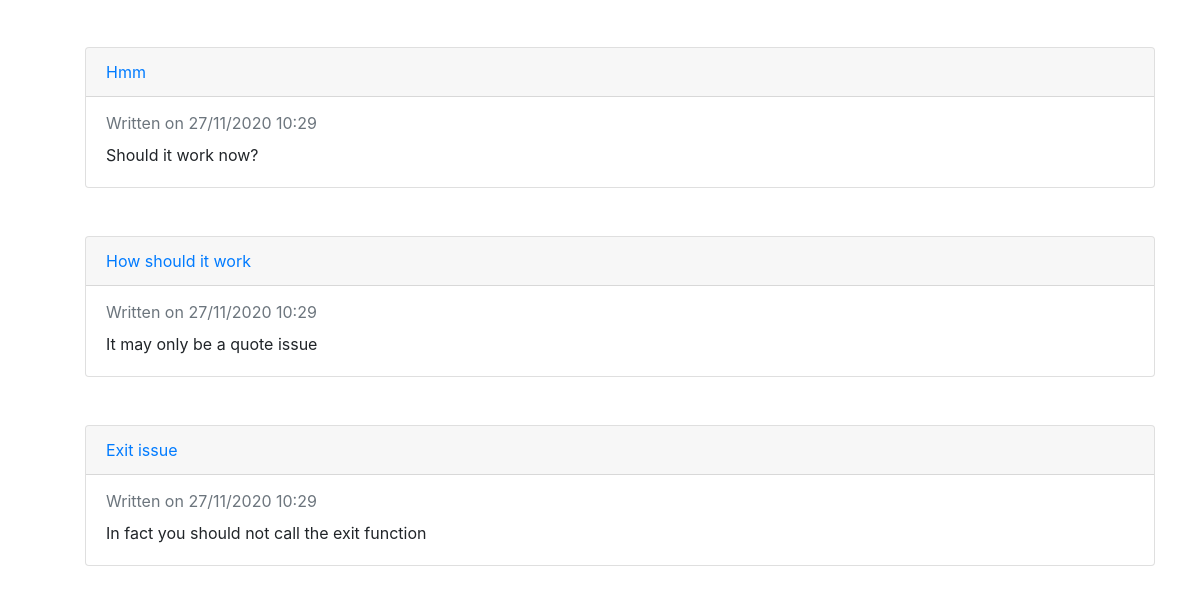
/blog/index.php (lower part), run on an earlier commit of the app's database.
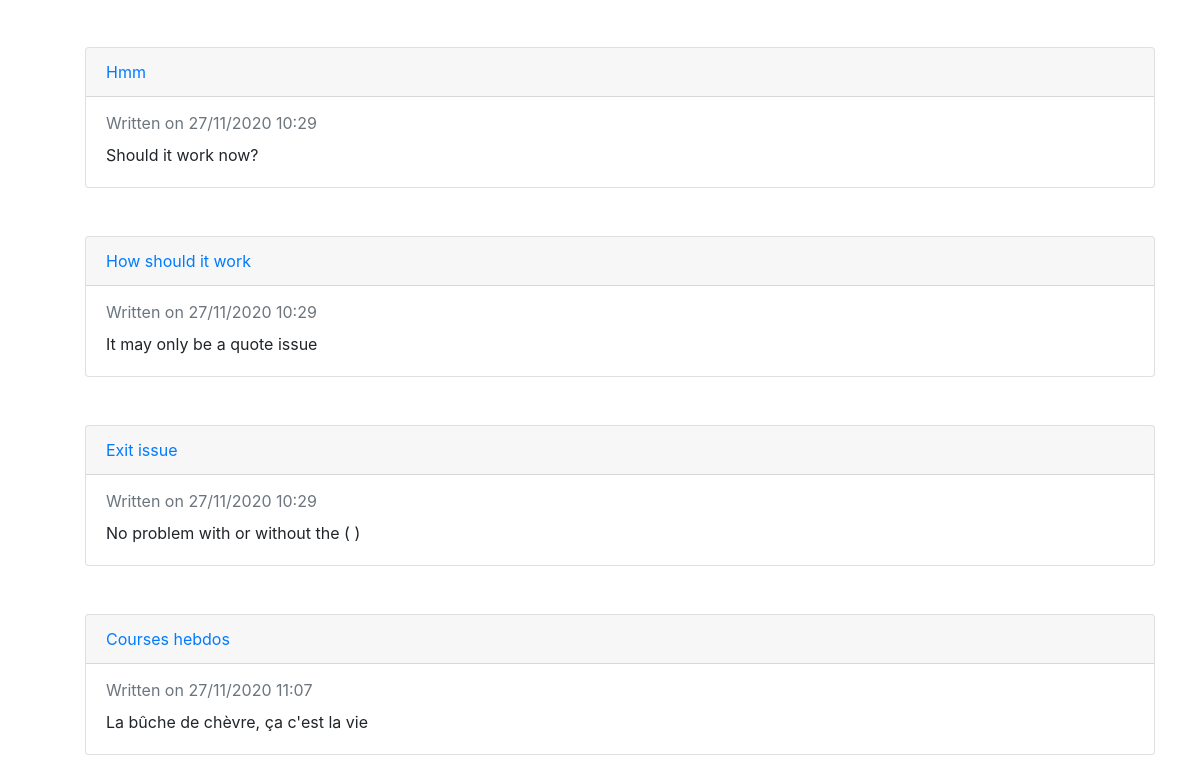
And on a later commit of the database.
### tables this page shows
CREATE TABLE "posts" (
	"id"	INTEGER,
	"name"	TEXT,
	"content"	TEXT,
	"created_at"	INTEGER,
	PRIMARY KEY("id" AUTOINCREMENT)
);

### class/Post.php (called while the page is built, shortened)
<?php
class Post
{
    public $content;
    public $created_at;
    public function __construct()
    {
        if (is_int($this->created_at) || is_string($this->created_at)) {
            $this->created_at = new DateTime('@' . $this->created_at);
        }
    }
    public function getExcerpt(): string
    {
        return substr($this->content, 0, 150);
    }
}

### blog/index.php (the view, shortened to what this page needs)
<?php
require_once '../class/Post.php';
require 'config.php';
$error = null;
try {
    if (isset($pdo)) {
        $query = $pdo->query('SELECT * FROM posts');
    }
    $posts = $query->fetchAll(PDO::FETCH_CLASS, 'Post');
} catch (PDOException $e) {
    $error = $e->getMessage();
}
require '../elements/header.php';
?>
<div class="container">
    <?php if ($error): ?>
        <div class="alert alert-danger"><?= $error ?></div>
    <?php else: ?>
    <ul>
        <?php foreach ($posts as $post): ?>
            <div class="card mb-5">
                <div class="card-header"><a
                            href="/blog/edit.php?id=<?= $post->id ?>"><?= htmlentities($post->name) ?></a></div>
                <div class="card-body">
                    <p class="card-subtitle mb-2 text-muted">Written on <?= $post->created_at->format('d/m/Y H:i') ?></p>
                    <div class="card-text"><?= nl2br(htmlentities($post->getExcerpt())) ?></div>
                </div>
            </div>
        <?php endforeach; ?>
    </ul>
</div>
<?php endif; ?>
<?php
require '../elements/footer.php';
?>

### elements/header.php (shortened to what this page needs)
<!doctype html>
<html lang="en">
<head>
    <link rel="stylesheet" href="https://cdn.jsdelivr.net/npm/bootstrap@4.5.3/dist/css/bootstrap.min.css">
</head>
<body>

What changed in the data, as far as the page shows it:
changed posts "Exit issue": content "In fact you should not call the exit function" → "No problem with or without the ( )"
added posts: name "Courses hebdos", created_at "27/11/2020 11:07", content "La bûche de chèvre, ça c'est la vie"
